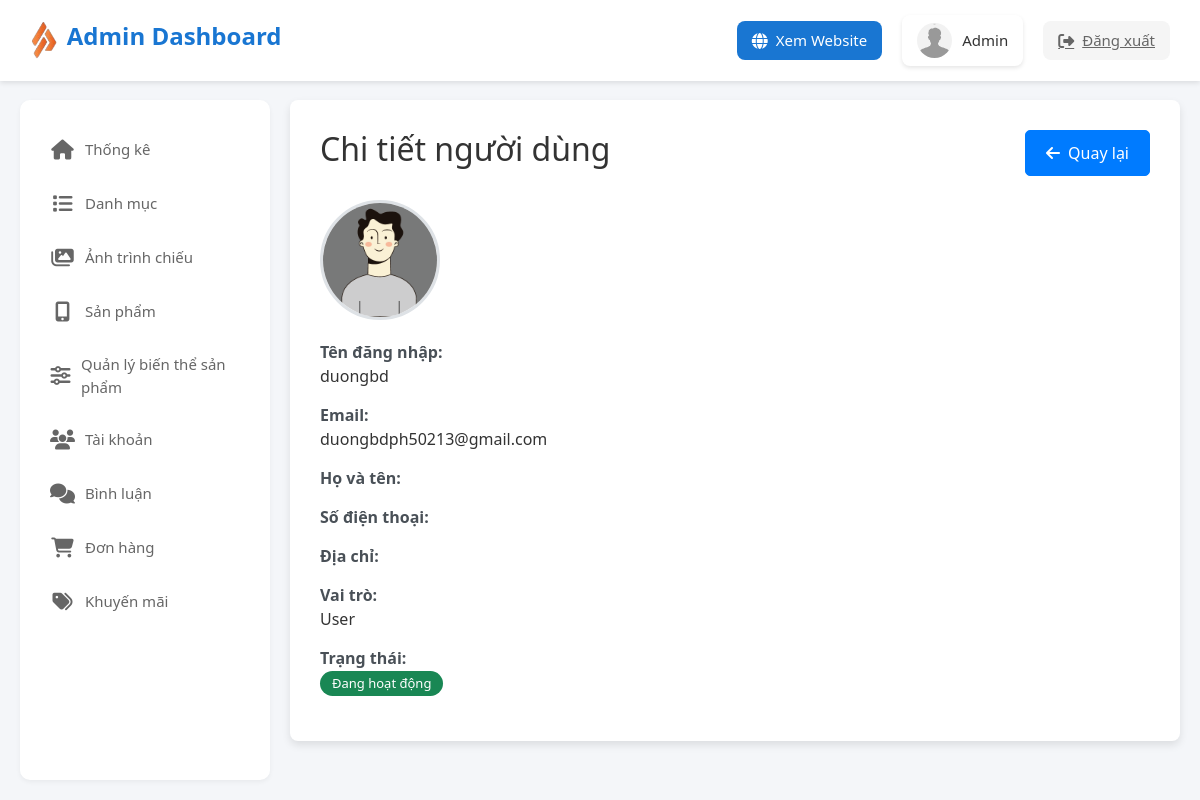
/admin/index.php?action=viewUser&id=2 (signed in), run on an earlier commit of the app's database.
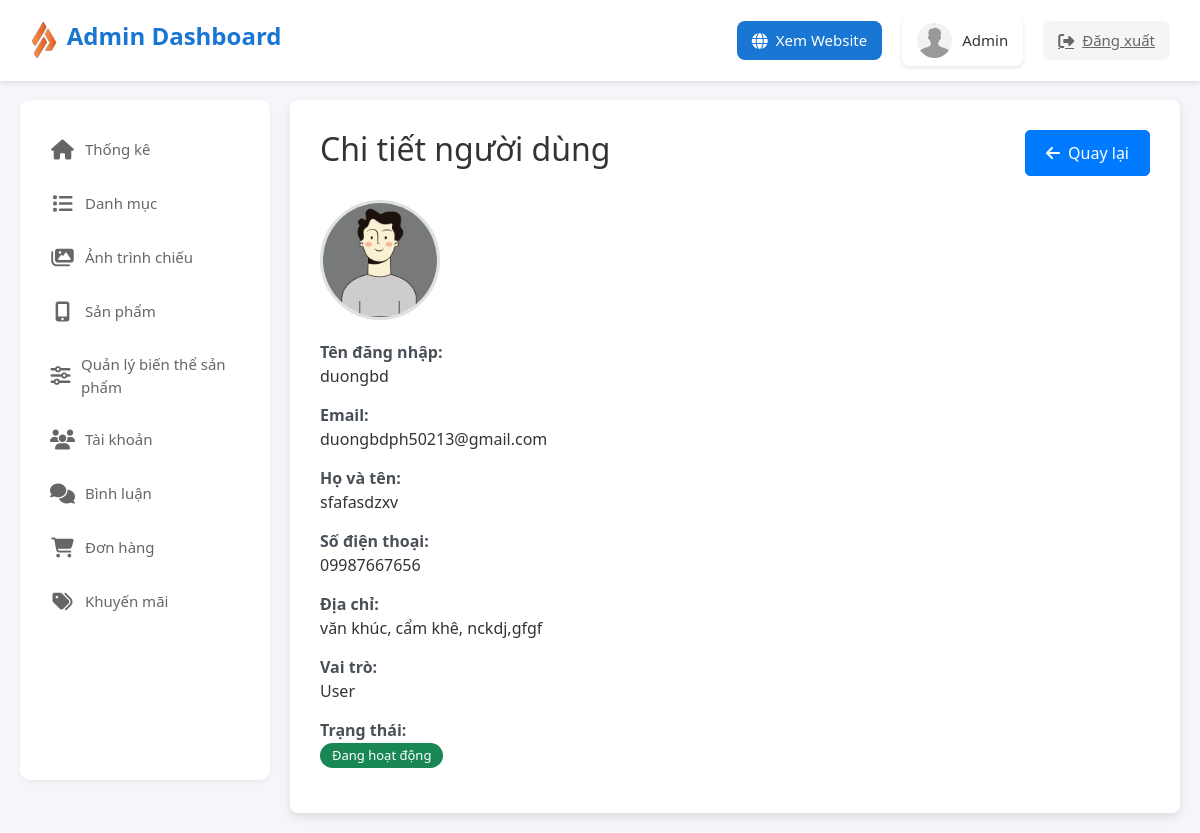
And on a later commit of the database.
### tables this page shows
CREATE TABLE `users` (
  `user_id` int(11) NOT NULL,
  `username` varchar(50) NOT NULL,
  `password` varchar(255) NOT NULL,
  `email` varchar(100) NOT NULL,
  `fullname` varchar(100) DEFAULT NULL,
  `phone` varchar(20) DEFAULT NULL,
  `address` text DEFAULT NULL,
  `avatar` varchar(255) DEFAULT NULL,
  `role_id` int(11) DEFAULT NULL,
  `status` tinyint(4) DEFAULT 1,
  `created_at` timestamp NOT NULL DEFAULT current_timestamp(),
  `birthday` date DEFAULT NULL,
  `gender` tinyint(1) DEFAULT NULL COMMENT '0: Nữ, 1: Nam'
);

CREATE TABLE `roles` (
  `role_id` int(11) NOT NULL,
  `role_name` varchar(50) NOT NULL,
  `description` text DEFAULT NULL,
  `created_at` timestamp NOT NULL DEFAULT current_timestamp()
);

### admin/commons/function.php (called while the page is built, shortened)
<?php
class MainModel {
    public function __construct() {
        $this->SUNNY = $this->connect_db();
    }
    public function connect_db() {
        try {
            $dsn = "mysql:host=" . DB_HOST . ";dbname=" . DB_NAME;
            $SUNNY = new PDO($dsn, DB_USER, DB_PASS, PDO_OPTIONS);
            return $SUNNY;
        } catch (PDOException $e) {
            error_log("Database Connection Error: " . $e->getMessage());
            throw new Exception("Không thể kết nối đến database");
        }
    }
}
try {
    $MainModel = new MainModel();
} catch (Exception $e) {
    error_log("MainModel initialization error: " . $e->getMessage());
    die("Không thể khởi tạo kết nối database");
}

### admin/models/userModel.php (called while the page is built, shortened)
<?php
class UserModel
{
    public static function getUserById($user_id)
    {
        global $MainModel;
        $sql = "SELECT u.*, r.role_name FROM users u
                LEFT JOIN roles r ON u.role_id = r.role_id
                WHERE u.user_id = ?";
        try {
            $stmt = $MainModel->SUNNY->prepare($sql);
            $stmt->execute([$user_id]);
            return $stmt->fetch(PDO::FETCH_ASSOC);
        } catch (PDOException $e) {
            echo "Lỗi khi lấy thông tin người dùng: " . $e->getMessage();
            return false;
        }
    }
}

### admin/views/user/user-detail.php (the view, shortened to what this page needs)
<!DOCTYPE html>
<html lang="vi">
<head>
    <link href="https://cdn.jsdelivr.net/npm/bootstrap@5.3.3/dist/css/bootstrap.min.css" rel="stylesheet">
    <link rel="stylesheet" href="https://cdnjs.cloudflare.com/ajax/libs/font-awesome/6.5.1/css/all.min.css">
</head>
<body>
    <?php include "./views/layout/header.php"; ?>
    <div class="main">
        <div class="sidebar">
            <?php include "./views/layout/sidebar.php"; ?>
        </div>
        <main>
            <div class="container">
                <div class="d-flex justify-content-between align-items-center mb-4">
                    <h2>Chi tiết người dùng</h2>
                    <a href="?action=user" class="btn btn-secondary">
                        <i class="fas fa-arrow-left"></i> Quay lại
                    </a>
                </div>
                <div class="avata">
                    <div>
                        <?php if (!empty($user['avatar'])): ?>
                        <img src="../<?= htmlspecialchars($user['avatar']) ?>" class="user-avatar" alt="Avatar"
                            onerror="this.src='../Uploads/User/nam.jpg'">
                        <?php else: ?>
                        <img src="../Uploads/User/nam.jpg" class="user-avatar" alt="Default Avatar">
                        <?php endif; ?>
                    </div>
                    <div class="info-item">
                        <div class="info-label">Tên đăng nhập:</div>
                        <div><?= htmlspecialchars($user['username']) ?></div>
                    </div>
                    <div class="info-item">
                        <div class="info-label">Email:</div>
                        <div><?= htmlspecialchars($user['email']) ?></div>
                    </div>
                    <div class="info-item">
                        <div class="info-label">Họ và tên:</div>
                        <div><?= htmlspecialchars($user['fullname'] ?? 'Chưa cập nhật') ?></div>
                    </div>
                    <div class="info-item">
                        <div class="info-label">Số điện thoại:</div>
                        <div><?= htmlspecialchars($user['phone'] ?? 'Chưa cập nhật') ?></div>
                    </div>
                    <div class="info-item">
                        <div class="info-label">Địa chỉ:</div>
                        <div><?= htmlspecialchars($user['address'] ?? 'Chưa cập nhật') ?></div>
                    </div>
                    <div class="info-item">
                        <div class="info-label">Vai trò:</div>
                        <div><?= htmlspecialchars($user['role_name']) ?></div>
                    </div>
                    <div class="info-item">
                        <div class="info-label">Trạng thái:</div>
                        <div>
                            <span class="badge <?= $user['status'] ? 'bg-success' : 'bg-danger' ?>">
                                <?= $user['status'] ? 'Đang hoạt động' : 'Ngừng hoạt động' ?>
                            </span>
                        </div>
                    </div>
                </div>
            </div>
        </main>
    </div>
</body>
</html>

What changed in the data, as far as the page shows it:
changed users "duongbd": fullname (not shown) → "sfafasdzxv"; phone (not shown) → "09987667656"; address (not shown) → "văn khúc, cẩm khê, nckdj,gfgf"
